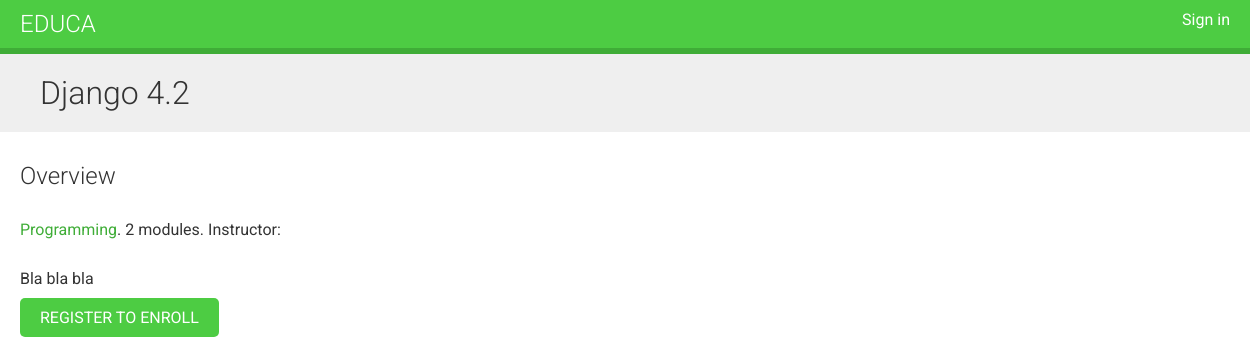
/course/django4_2/, run on an earlier commit of the app's database.
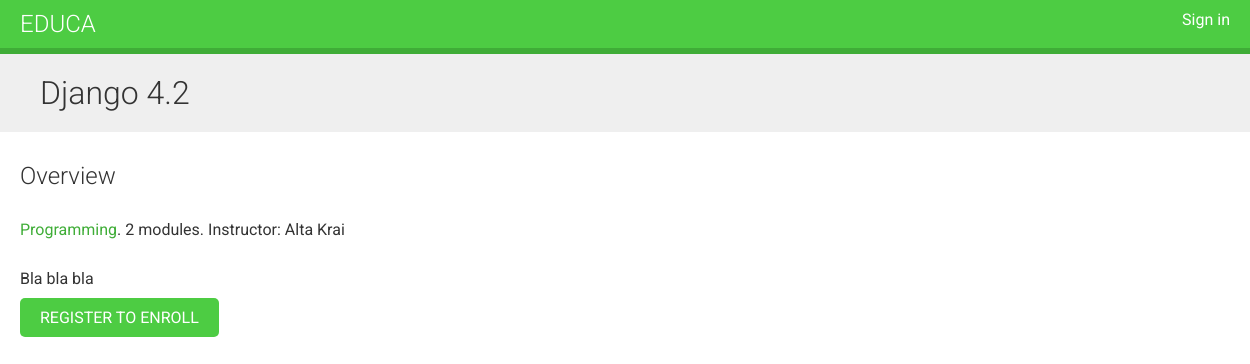
And on a later commit of the database.
### courses/models.py (models this page shows, shortened)
class Course(models.Model):
    owner = models.ForeignKey(User,
                              related_name='courses_created',
                              on_delete=models.CASCADE)
    subject = models.ForeignKey(Subject,
                                related_name='courses',
                                on_delete=models.CASCADE)
    title = models.CharField(max_length=200)
    slug = models.SlugField(max_length=200, unique=True)
    overview = models.TextField()
    created = models.DateTimeField(auto_now_add=True)
    students = models.ManyToManyField(User,
                                      related_name='courses_joined',
                                      blank=True)
    class Meta:
        ordering = ['-created']

### courses/views.py (the view)
class CourseDetailView(DetailView):
    model = Course
    template_name = 'courses/course/detail.html'
    def get_context_data(self, **kwargs):
        context = super().get_context_data(**kwargs)
        context['enroll_form'] = CourseEnrollForm(
                                    initial={'course':self.object})
        return context

### courses/templates/courses/course/detail.html (shortened to what this page needs)
{% extends "base.html" %}
{% block content %}
    {% with subject=object.subject %}
        <h1>
            {{ object.title }}
        </h1>
        <div class="module">
            <h2>Overview</h2>
            <p>
                <a href="{% url 'course_list_subject' subject.slug %}">
                {{ subject.title }}</a>.
                {{ object.modules.count }} modules.
                Instructor: {{ object.owner.get_full_name }}
            </p>
            {{ object.overview|linebreaks }}
            {% if request.user.is_authenticated %}
                <form action="{% url 'student_enroll_course' %}" method="post">
                    {{ enroll_form }}
                    {% csrf_token %}
                    <input type="submit" value="Enroll now">
                </form>
            {% else %}
                <a href="{% url 'student_registration' %}" class="button">
                    Register to enroll
                </a>
            {% endif %}
        </div>
    {% endwith %}
{% endblock %}

What changed in the data, as far as the page shows it:
changed Course "Django 4.2": owner.get_full_name (not shown) → "Alta Krai"
